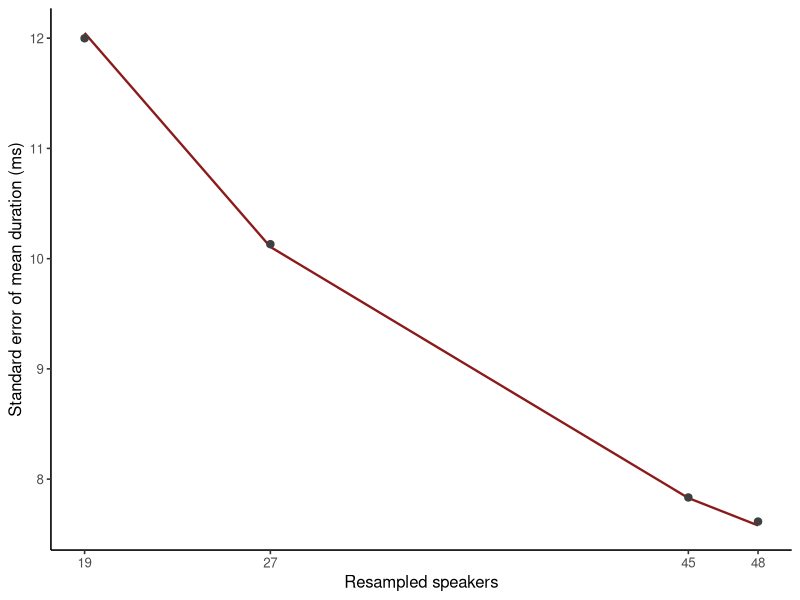

Source code (R):
## ---- chunk 1
#| label: hillenbrand-standard-errors
library(ggplot2)

vowels <- read.csv(
  "data/hillenbrand/vowels-complete.csv",
  stringsAsFactors = FALSE
)
women_hid <- subset(vowels, speaker_type == "woman" & vowel == "I")
x <- women_hid$duration_ms
sigma <- sqrt(mean((x - mean(x))^2))

speaker_rows <- unique(vowels[c("speaker_id", "speaker_type")])
sample_sizes <- sort(as.integer(table(speaker_rows$speaker_type)))

set.seed(20261018)
replicates <- 20000L
se_table <- do.call(rbind, lapply(sample_sizes, function(n) {
  estimates <- replicate(replicates, mean(sample(x, n, replace = TRUE)))
  data.frame(
    sample_size = n,
    simulated_se_ms = sd(estimates),
    analytic_se_ms = sigma / sqrt(n)
  )
}))

stopifnot(max(abs(se_table$simulated_se_ms - se_table$analytic_se_ms)) < 0.15)
se_table
## ---- chunk 2
#| label: plot-hillenbrand-standard-errors
#| fig-cap: "Simulated standard errors (points) and the analytic empirical-reference values (line)."
ggplot(se_table, aes(sample_size, analytic_se_ms)) +
  geom_line(color = "#8B1A1A", linewidth = 0.8) +
  geom_point(aes(y = simulated_se_ms), color = "grey25", size = 2.2) +
  scale_x_continuous(breaks = sample_sizes) +
  labs(x = "Resampled speakers", y = "Standard error of mean duration (ms)") +
  theme_classic(base_size = 12)
